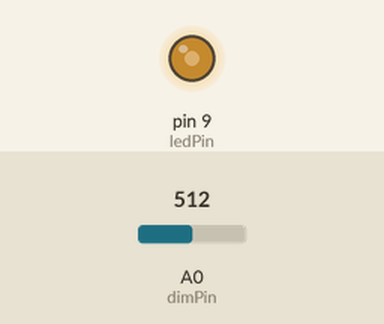
Bench run of a sketch on a simulated Arduino Uno, built with avr-gcc and run on an emulated ATmega328P. Parts: output pins drawn as LEDs (lit = HIGH). The test bench sets the inputs (shaded band); at power-on: A0 (dimPin) = 512.

Above: at 1.2 s.
1.3 s: A0 (dimPin) set to 716
At 2.3 s:
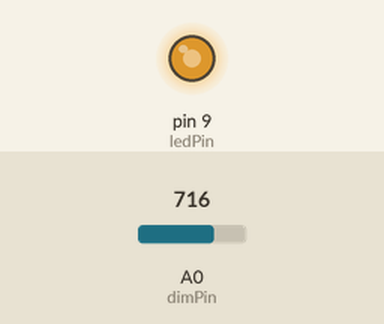
2.8 s: A0 (dimPin) set to 900
At 3.2 s:
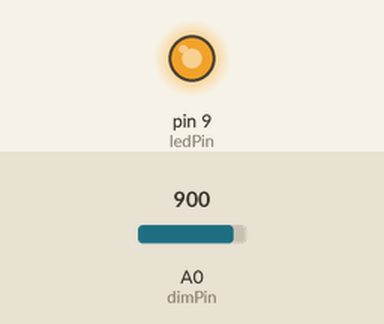
4.3 s: A0 (dimPin) set to 122
At 4.8 s:
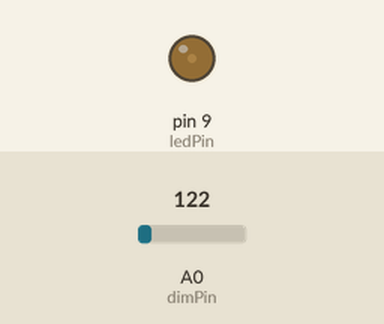
5.8 s: A0 (dimPin) set to 0
At 6.9 s:
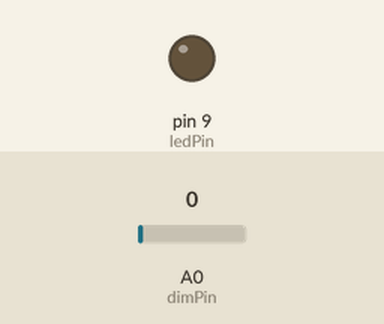
7.3 s: A0 (dimPin) set to 511
At 7.8 s:
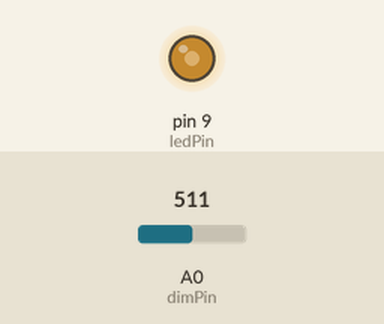
Timing chart, 0 to 9.8 s (numbered marks = the images above; inputs shaded):
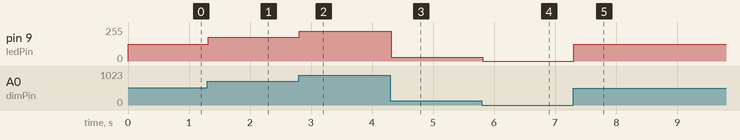

Measured:
- after the input at 1.3 s, pin 9 (ledPin): 127/255 → 178/255 at once
- after the input at 2.8 s, pin 9 (ledPin): 178/255 → 224/255 at once
- after the input at 4.3 s, pin 9 (ledPin): 224/255 → 30/255 at once
- after the input at 5.8 s, pin 9 (ledPin): 30/255 → 0/255 at once
- after the input at 7.3 s, pin 9 (ledPin): 0/255 → 127/255 at once

The sketch:

13_dimmerLib.ino
```cpp
// This sketch dims an LED attached to pin 9 based on a potentiometer on pin A0 (make sure to use a current limiting resistor!)
// The Responsive Analog Read library is used to improve the behavior of the analog read
// Available in the library manager or here: https://github.com/dxinteractive/ResponsiveAnalogRead
// Nicholas Schwankl - 9/7/2020

#include <ResponsiveAnalogRead.h>             // Include the ResponsiveAnalogRead library

#define ledPin      9
#define dimPin      A0

ResponsiveAnalogRead analog(dimPin, false);   // Create a ResponsiveAnalogRead object and attach A0 with "sleep" disabled (false)

void setup() {

  pinMode(ledPin, OUTPUT);

}

void loop() {

  analog.update();                                                    // Update the RespAnalogRead object (acts like an analogRead)

  analogWrite(ledPin, map( analog.getValue() , 0, 1023, 0, 255) );    // Map the processed analog value from the (0-1023) range of analogRead to the (0-255) range of analogWrite

  delay(20);                                                          // Wait a moment

}
```
